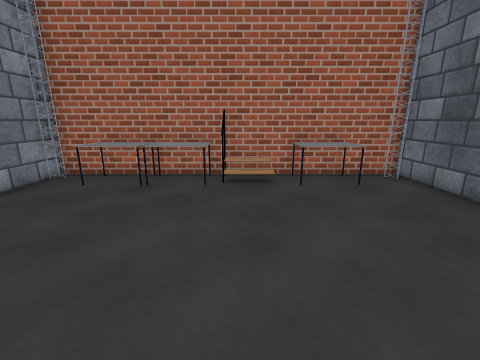
[1] (above)

12 first-person views from a walk through a scene from a Unity 3-D project. The camera is 1.2 m above the floor, tilts 14° down and sees 90° across. The floor is counted in squares, 0.5 m on a side. Each view is taken from the middle of a square. On the plan, view 1 faces up. The plan holds only what a view shows up to about 17 squares ahead; the rest is blank. The player character is not drawn. Some surface patterns are stand-ins.

[2]
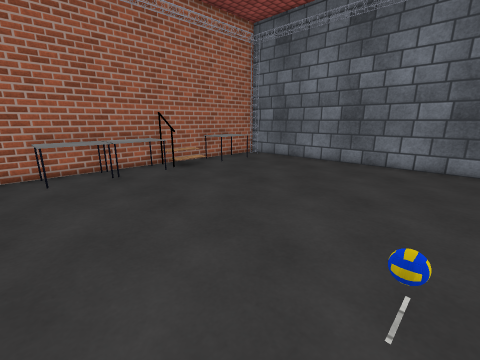

[3]
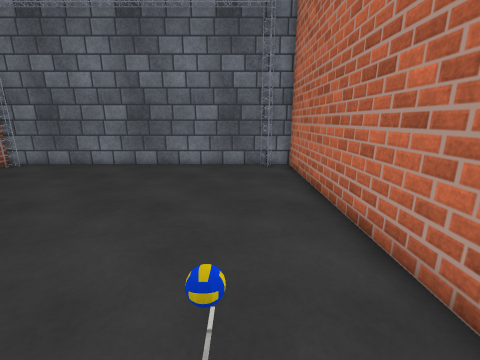

[4]
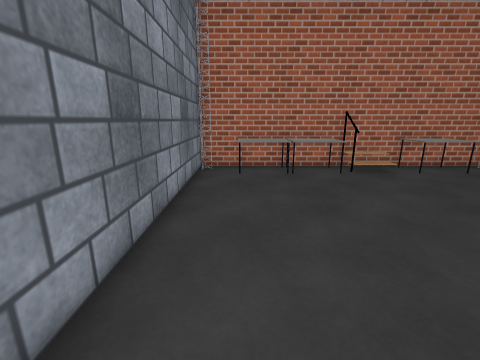

[5]
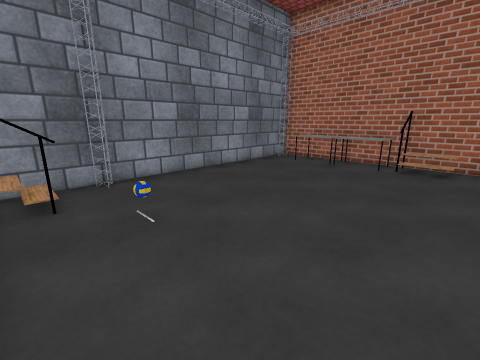

[6]
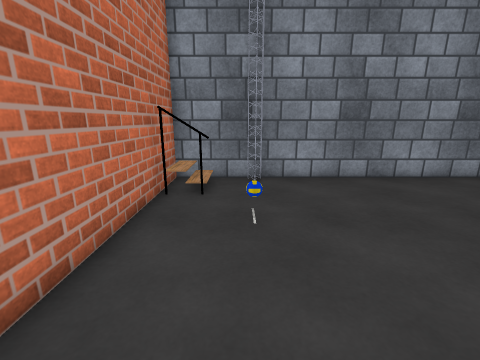

[7]
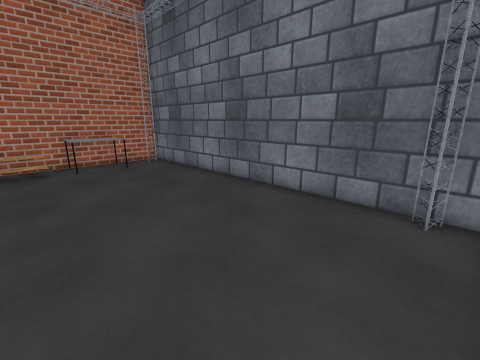

[8]
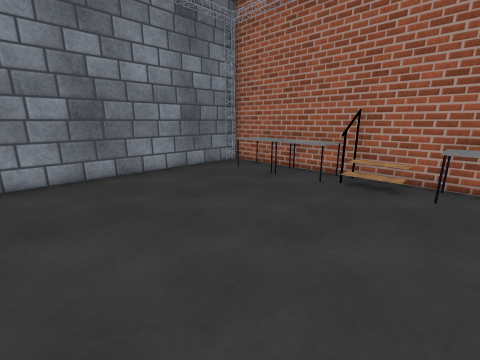

[9]
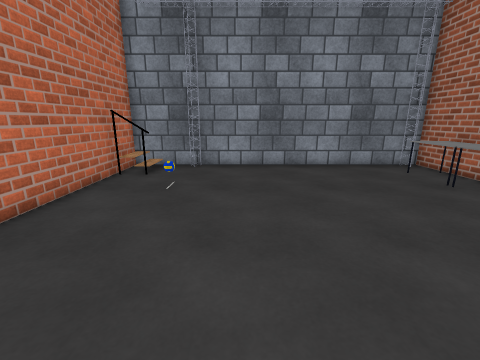

[10]
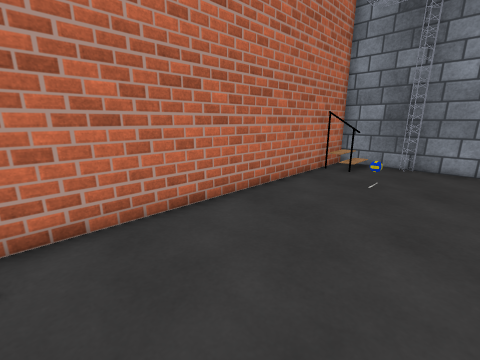

[11]
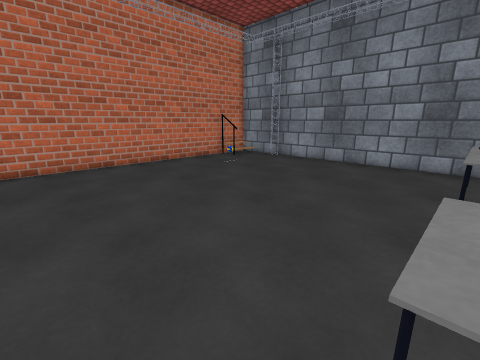

[12]
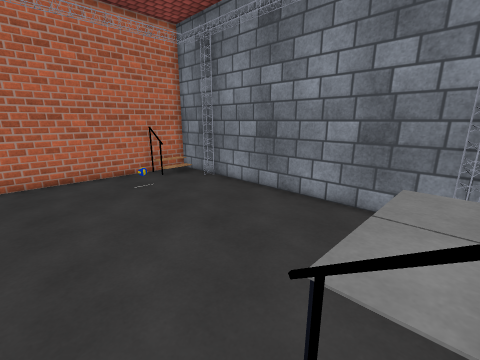

### Floor plan
Points are (right, up) in squares from view 1. A wall is a line through its corners. A room is listed if a view was taken in it or the views show most of it. See-through windows are left out.
Room 1 (views 1, 2, 3, 4, 5, 6, 7, 8, 9, 10, 11, 12)
walls: (-0.6, 10.5) (-0.6, 9.5); (-5.6, -3) (-5.6, -4.5); (7.1, 10.7) (-8.1, 10.7) (-8.1, -4.7) (7.1, -4.7) (7.1, 9.5)
objects: table (-6, 9) to (-4, 10); table (-3, 9) to (-1, 10); table (2, 9) to (5, 10); other object (6, 10) to (7, 10)

Where each view was taken, in squares from view 1:
view 1: 0 up, 0 right, facing up
view 2: 2 down, 7 left, facing up-right
view 3: 2 down, 6 left, facing right
view 4: 2 down, 6 left, facing up
view 5: 4 down, 2 right, facing up-left
view 6: 2 down, 2 right, facing left
view 7: 4 down, 0 right, facing up-right
view 8: 0 up, 3 right, facing up-left
view 9: 1 up, 5 right, facing left
view 10: 1 up, 6 right, facing down-left
view 11: 9 up, 6 right, facing down-left
view 12: 10 up, 1 right, facing down-left
